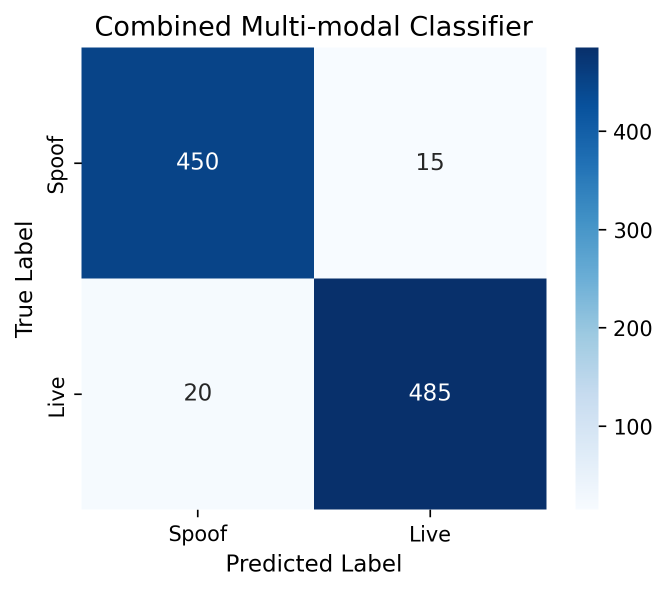
#> input picture F10_combined_cm.png, 1335 x 1182 px, given in place of AER1.png, which was not available (shown at 1/2 size)
$ python enhance_image.py
#> lines starting #> are read from the running program, lines starting #| are printed output that depends on the picture; pictures that were not available may be replaced by others from this repository, and a replacement may not be noted
import matplotlib.pyplot as plt
from PIL import Image, ImageEnhance, ImageFilter

# 1. Apply the global Matplotlib settings before processing
plt.rcParams.update({
    'font.size': 11,
    'axes.titlesize': 13,
    'axes.labelsize': 11,
    'xtick.labelsize': 10,
    'ytick.labelsize': 10,
    'figure.dpi': 300,
    'savefig.dpi': 300
})

def enhance_pipeline_diagram(image_path, output_path):
    """
    Enhances a pipeline diagram image to improve readability, sharpness, and contrast.

    Args:
        image_path (str): Path to the original input image.
        output_path (str): Path to save the enhanced image.
    """
#> called with image_path = 'AER1.png', output_path = 'enhanced_architecture.png'
    # 2. Load the uploaded image
    try:
        img = Image.open(image_path)
#> img is the input picture: PIL image 1335x1182 RGBA; mean R, G, B, A 178, 194.2, 213.5, 255
    except FileNotFoundError:
        print(f"Error: Could not find image at {image_path}")
        return

    # Convert to RGB if it has an alpha channel to ensure proper filtering and saving
    if img.mode in ('RGBA', 'LA') or (img.mode == 'P' and 'transparency' in img.info):
        img = img.convert('RGBA')
        background = Image.new('RGB', img.size, (255, 255, 255))
#> background: PIL image 1335x1182 RGB; every value is 255
        background.paste(img, mask=img.split()[3]) # 3 is the alpha channel
        img = background
    elif img.mode != 'RGB':
        img = img.convert('RGB')

    # 3. Apply image enhancement techniques

    # Increase DPI / resolution (scale by 2 for sharper text when filtered)
    new_size = (img.width * 2, img.height * 2)
#> new_size = (2670, 2364)
    img_resized = img.resize(new_size, Image.Resampling.LANCZOS)
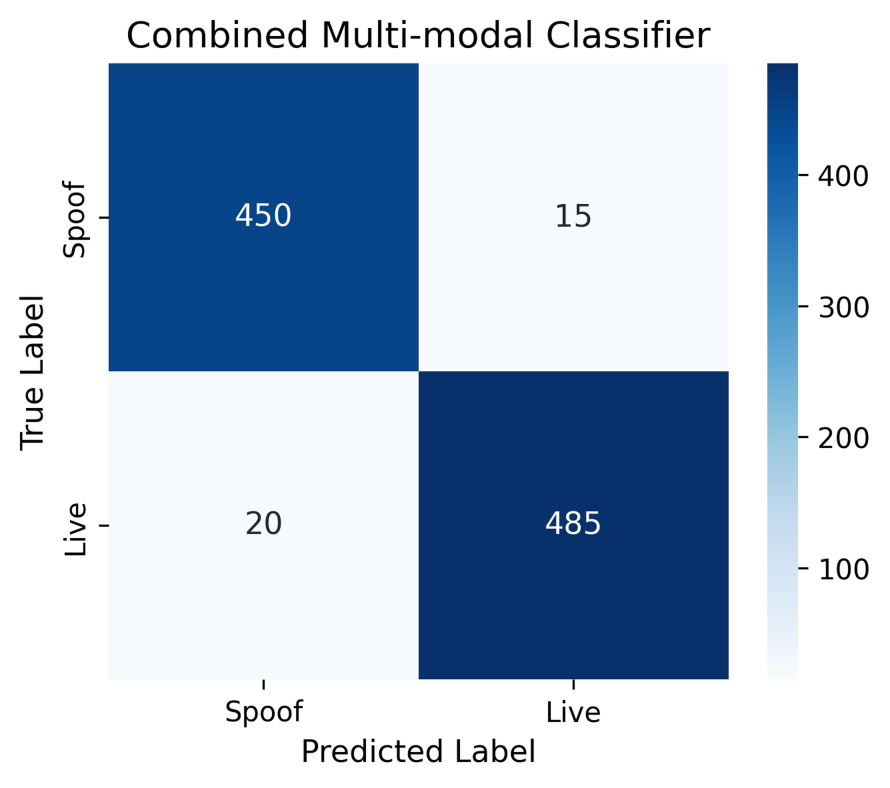
#> img_resized: PIL image 2670x2364 RGB (shown at 1/3 size); mean R, G, B 178, 194.1, 213.5

    # Contrast adjustment to differentiate boxes and arrows from the background
    contrast_enhancer = ImageEnhance.Contrast(img_resized)
    img_contrast = contrast_enhancer.enhance(1.8) # Increase contrast by 80%
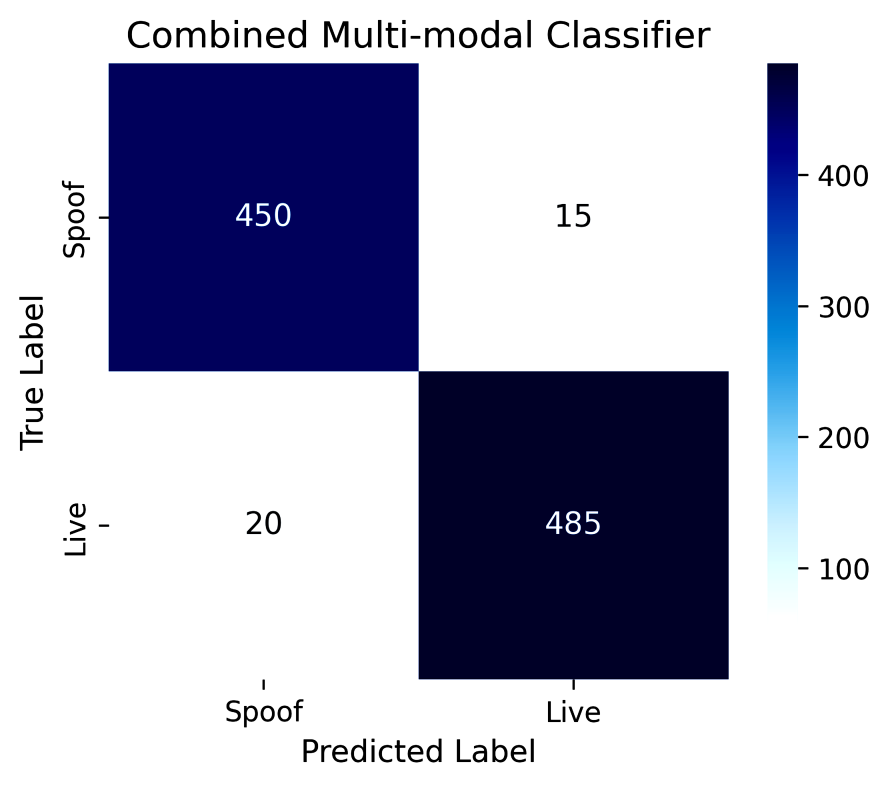
#> img_contrast: PIL image 2670x2364 RGB (shown at 1/3 size); mean R, G, B 177.3, 178.8, 198.1

    # Sharpening filters to make text edges crisper
    sharpness_enhancer = ImageEnhance.Sharpness(img_contrast)
    img_sharp = sharpness_enhancer.enhance(2.5) # Increase sharpness significantly

    # Optional: Enhance color slightly to make colored boxes (e.g., purple/blue) pop
    color_enhancer = ImageEnhance.Color(img_sharp)
    img_color = color_enhancer.enhance(1.2)

    # Optional: Noise reduction and unsharp mask for further edge enhancement
    img_final = img_color.filter(ImageFilter.UnsharpMask(radius=2, percent=150, threshold=3))

    # 4. Display the improved image inline using Matplotlib
    fig, ax = plt.subplots(figsize=(12, 12))
    ax.imshow(img_final)
    ax.set_title("Enhanced Architecture Diagram", pad=15)
    ax.axis('off') # Hide axes for cleaner display
    plt.tight_layout()
    plt.show() # Display inline

    # 5. Save the enhanced version to disk
    # We use PIL's save method for direct image saving without Matplotlib borders,
    # and specify dpi to match the requirements.
    img_final.save(output_path, dpi=(300, 300))
    print(f"Saved enhanced image to {output_path}")

if __name__ == "__main__":
    input_image = "AER1.png"
    output_image = "enhanced_architecture.png"
    enhance_pipeline_diagram(input_image, output_image)

$ run again, on F11_timing_histogram.png
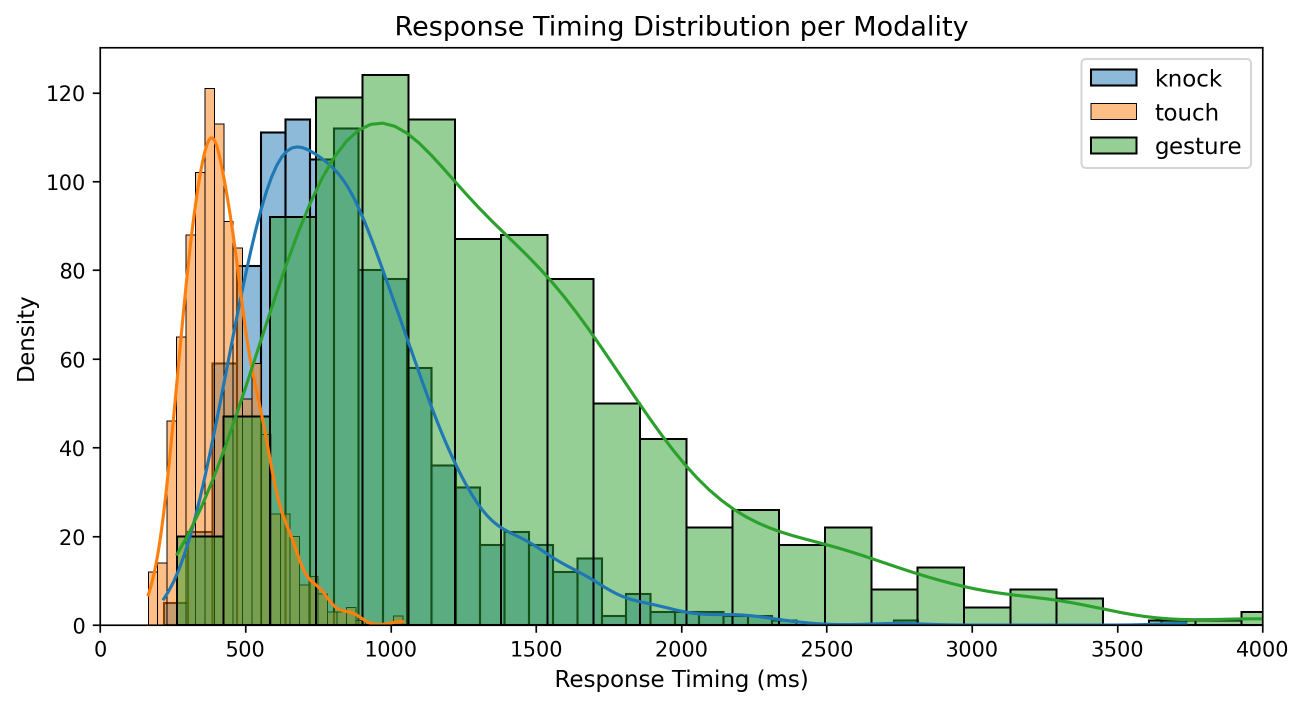
#> input picture F11_timing_histogram.png, 2608 x 1413 px, given in place of AER1.png, which was not available (shown at 1/2 size)
#> in enhance_pipeline_diagram, img is the input picture: PIL image 2608x1413 RGBA; mean R, G, B, A 215.7, 228.4, 215.7, 255
#> in enhance_pipeline_diagram, `img_contrast = contrast_enhancer.enhance(1.8)`:
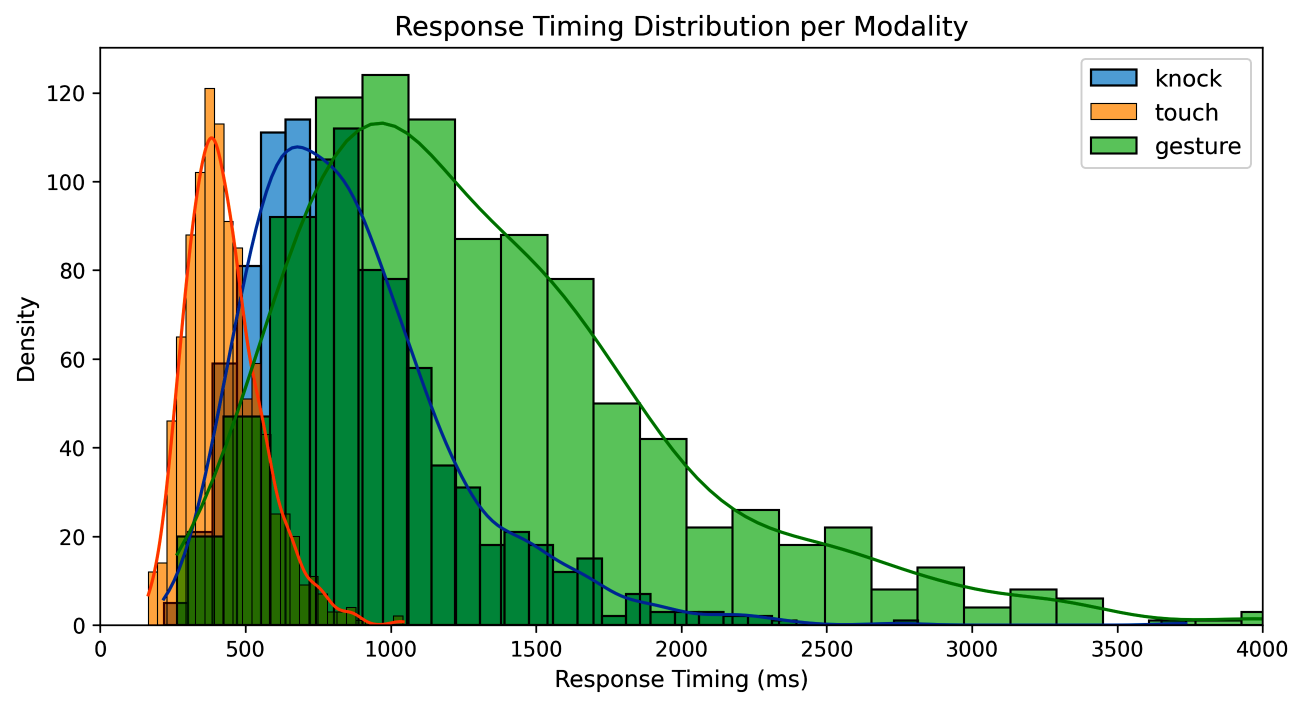
#> img_contrast: PIL image 5216x2826 RGB (shown at 1/4 size); mean R, G, B 199.6, 219.9, 200
